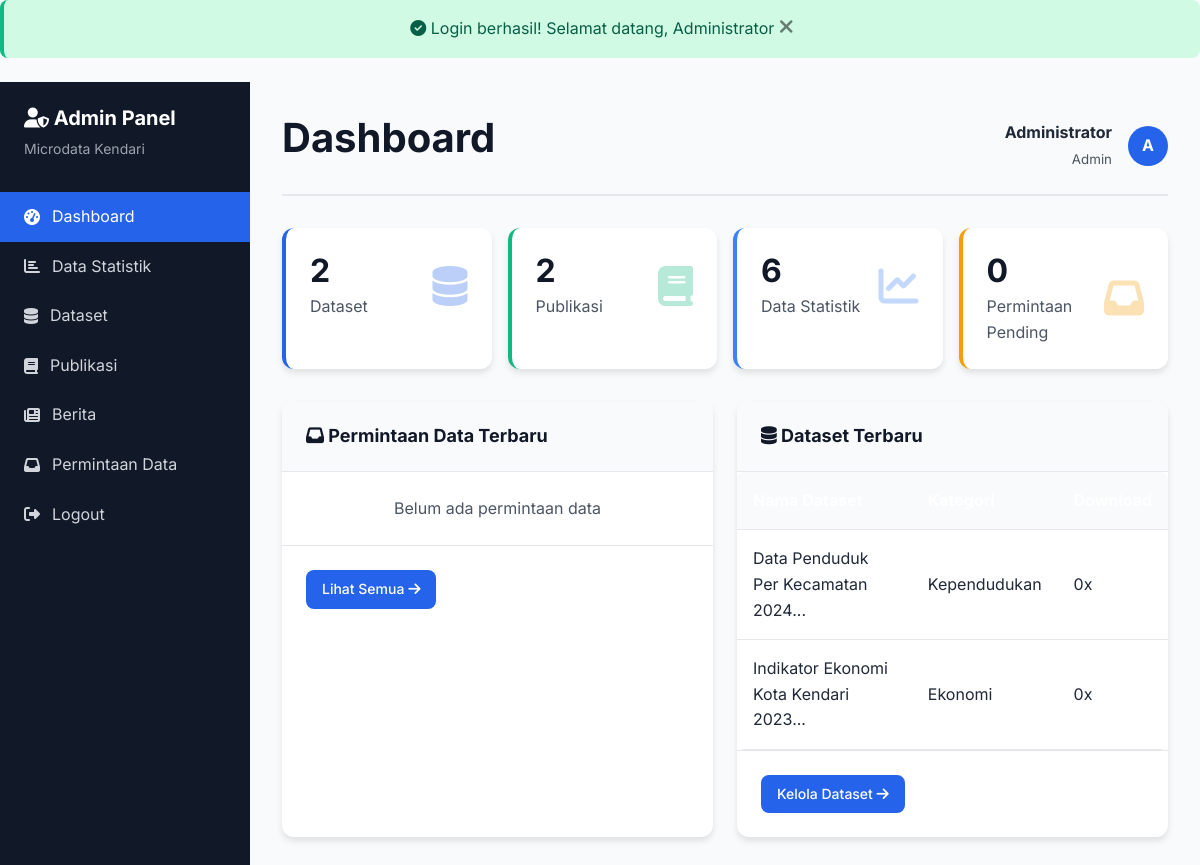
Page /admin/dashboard.php (signed in) on the committed database.
### tables this page shows
CREATE TABLE IF NOT EXISTS dataset (
    id INT AUTO_INCREMENT PRIMARY KEY,
    nama_dataset VARCHAR(255) NOT NULL,
    kategori_id INT NOT NULL,
    sumber VARCHAR(200) NOT NULL,
    metodologi TEXT COMMENT 'Metode pengumpulan data',
    tahun YEAR NOT NULL,
    periode VARCHAR(50),
    deskripsi TEXT,
    file_path VARCHAR(500) NOT NULL,
    file_name VARCHAR(255) NOT NULL,
    file_size INT COMMENT 'Ukuran file dalam bytes',
    file_type VARCHAR(50) COMMENT 'csv, xlsx, json, dll',
    jumlah_baris INT COMMENT 'Jumlah record dalam dataset',
    jumlah_kolom INT COMMENT 'Jumlah variabel/kolom',
    frekuensi_update VARCHAR(50) COMMENT 'Tahunan, Bulanan, Triwulanan',
    lisensi VARCHAR(100) DEFAULT 'Open Data',
    download_count INT DEFAULT 0,
    metadata JSON,
    tags VARCHAR(500) COMMENT 'Tag pencarian, pisahkan dengan koma',
    status ENUM('draft', 'published', 'archived') DEFAULT 'published',
    created_at TIMESTAMP DEFAULT CURRENT_TIMESTAMP,
    updated_at TIMESTAMP DEFAULT CURRENT_TIMESTAMP ON UPDATE CURRENT_TIMESTAMP,
    created_by INT,
    FOREIGN KEY (kategori_id) REFERENCES kategori(id) ON DELETE CASCADE,
    FOREIGN KEY (created_by) REFERENCES users(id) ON DELETE SET NULL,
    INDEX idx_kategori (kategori_id),
    INDEX idx_tahun (tahun),
    INDEX idx_status (status),
    FULLTEXT idx_search (nama_dataset, deskripsi, tags)
);

CREATE TABLE IF NOT EXISTS kategori (
    id INT AUTO_INCREMENT PRIMARY KEY,
    nama_kategori VARCHAR(100) NOT NULL,
    slug VARCHAR(100) NOT NULL UNIQUE,
    deskripsi TEXT,
    icon VARCHAR(50),
    urutan INT DEFAULT 0,
    status ENUM('aktif', 'nonaktif') DEFAULT 'aktif',
    created_at TIMESTAMP DEFAULT CURRENT_TIMESTAMP,
    INDEX idx_slug (slug)
);

### config/database.php (called while the page is built, shortened)
<?php
function formatAngka($number, $decimals = 0) {
    return number_format($number, $decimals, ',', '.');
}
?>

### admin/dashboard.php (the view, shortened to what this page needs)
<?php
require_once __DIR__ . '/../config/database.php';
$db = getDB();
try {
    $stmt = $db->query("CALL sp_get_dashboard_stats()");
    $stats = $stmt->fetch();
    $stmt = $db->query("SELECT * FROM permintaan_data ORDER BY tanggal DESC LIMIT 5");
    $permintaan_terbaru = $stmt->fetchAll();
    $stmt = $db->query("SELECT d.*, k.nama_kategori
                       FROM dataset d
                       JOIN kategori k ON d.kategori_id = k.id
                       ORDER BY d.created_at DESC LIMIT 5");
    $dataset_terbaru = $stmt->fetchAll();
} catch (PDOException $e) {
    error_log("Dashboard error: " . $e->getMessage());
    $stats = [
        'total_dataset' => 0,
        'total_publikasi' => 0,
        'total_data_statistik' => 0,
        'permintaan_pending' => 0,
        'total_download_dataset' => 0,
        'total_download_publikasi' => 0
    ];
    $permintaan_terbaru = [];
    $dataset_terbaru = [];
}
require_once __DIR__ . '/../includes/header.php';
?>
<div class="admin-layout">
    <aside class="admin-sidebar">
        <div class="admin-sidebar-header">
            <h2><i class="fas fa-user-shield"></i> Admin Panel</h2>
            <p style="font-size: 0.875rem; color: var(--gray-400); margin: 0;">Microdata Kendari</p>
        </div>
        <ul class="admin-sidebar-menu">
            <li><a href="/admin/dashboard.php" class="active">
                <i class="fas fa-tachometer-alt"></i> Dashboard
            </a></li>
            <li><a href="/admin/data-manage.php">
                <i class="fas fa-chart-bar"></i> Data Statistik
            </a></li>
            <li><a href="/admin/dataset-manage.php">
                <i class="fas fa-database"></i> Dataset
            </a></li>
            <li><a href="/admin/publikasi-manage.php">
                <i class="fas fa-book"></i> Publikasi
            </a></li>
            <li><a href="/admin/berita-manage.php">
                <i class="fas fa-newspaper"></i> Berita
            </a></li>
            <li><a href="/admin/permintaan-manage.php">
                <i class="fas fa-inbox"></i> Permintaan Data
            </a></li>
            <li><a href="/admin/logout.php">
                <i class="fas fa-sign-out-alt"></i> Logout
            </a></li>
        </ul>
    </aside>
    <main class="admin-content">
        <div class="admin-header">
            <h1>Dashboard</h1>
            <div class="admin-user-info">
                <div style="text-align: right;">
                    <strong><?php echo htmlspecialchars($_SESSION['nama_lengkap']); ?></strong>
                    <br>
                    <small style="color: var(--gray-600);">
                        <?php echo ucfirst($_SESSION['role']); ?>
                    </small>
                </div>
                <div style="width: 40px; height: 40px; background-color: var(--primary-color); color: white; border-radius: 50%; display: flex; align-items: center; justify-content: center; font-weight: bold;">
                    <?php echo strtoupper(substr($_SESSION['nama_lengkap'], 0, 1)); ?>
                </div>
            </div>
        </div>
        <div class="dashboard-stats">
            <div class="stat-box">
                <div style="display: flex; justify-content: space-between; align-items: center;">
                    <div>
                        <h3 style="font-size: 2rem; margin-bottom: 0.25rem;"><?php echo formatAngka($stats['total_dataset']); ?></h3>
                        <p style="color: var(--gray-600); margin: 0;">Dataset</p>
                    </div>
                    <i class="fas fa-database" style="font-size: 2.5rem; color: var(--primary-color); opacity: 0.3;"></i>
                </div>
            </div>
            <div class="stat-box success">
                <div style="display: flex; justify-content: space-between; align-items: center;">
                    <div>
                        <h3 style="font-size: 2rem; margin-bottom: 0.25rem;"><?php echo formatAngka($stats['total_publikasi']); ?></h3>
                        <p style="color: var(--gray-600); margin: 0;">Publikasi</p>
                    </div>
                    <i class="fas fa-book" style="font-size: 2.5rem; color: var(--success-color); opacity: 0.3;"></i>
                </div>
            </div>
            <div class="stat-box info">
                <div style="display: flex; justify-content: space-between; align-items: center;">
                    <div>
                        <h3 style="font-size: 2rem; margin-bottom: 0.25rem;"><?php echo formatAngka($stats['total_data_statistik']); ?></h3>
                        <p style="color: var(--gray-600); margin: 0;">Data Statistik</p>
                    </div>
                    <i class="fas fa-chart-line" style="font-size: 2.5rem; color: var(--info-color); opacity: 0.3;"></i>
                </div>
            </div>
            <div class="stat-box warning">
                <div style="display: flex; justify-content: space-between; align-items: center;">
                    <div>
                        <h3 style="font-size: 2rem; margin-bottom: 0.25rem;"><?php echo formatAngka($stats['permintaan_pending']); ?></h3>
                        <p style="color: var(--gray-600); margin: 0;">Permintaan Pending</p>
                    </div>
                    <i class="fas fa-inbox" style="font-size: 2.5rem; color: var(--warning-color); opacity: 0.3;"></i>
                </div>
            </div>
        </div>
        <div style="display: grid; grid-template-columns: repeat(auto-fit, minmax(400px, 1fr)); gap: 1.5rem;">
            <div class="card">
                <div class="card-header">
                    <h3 style="margin: 0; font-size: 1.125rem;">
                        <i class="fas fa-inbox"></i> Permintaan Data Terbaru
                    </h3>
                </div>
                <div class="card-body" style="padding: 0;">
                    <?php if (empty($permintaan_terbaru)): ?>
                    <p style="padding: 1.5rem; color: var(--gray-600); text-align: center; margin: 0;">
                        Belum ada permintaan data
                    </p>
                    <?php endif; ?>
                </div>
                <div class="card-footer">
                    <a href="/admin/permintaan-manage.php" class="btn btn-primary btn-sm">
                        Lihat Semua <i class="fas fa-arrow-right"></i>
                    </a>
                </div>
            </div>
            <div class="card">
                <div class="card-header">
                    <h3 style="margin: 0; font-size: 1.125rem;">
                        <i class="fas fa-database"></i> Dataset Terbaru
                    </h3>
                </div>
                <div class="card-body" style="padding: 0;">
                    <?php if (empty($dataset_terbaru)): ?>
                    <p style="padding: 1.5rem; color: var(--gray-600); text-align: center; margin: 0;">
                        Belum ada dataset
                    </p>
                    <?php else: ?>
                    <table style="margin: 0;">
                        <thead style="background-color: var(--gray-100);">
                            <tr>
                                <th>Nama Dataset</th>
                                <th>Kategori</th>
                                <th>Download</th>
                            </tr>
                        </thead>
                        <tbody>
                            <?php foreach ($dataset_terbaru as $ds): ?>
                            <tr>
                                <td><?php echo htmlspecialchars(substr($ds['nama_dataset'], 0, 40)); ?>...</td>
                                <td><?php echo htmlspecialchars($ds['nama_kategori']); ?></td>
                                <td><?php echo formatAngka($ds['download_count']); ?>x</td>
                            </tr>
                            <?php endforeach; ?>
                        </tbody>
                    </table>
                    <?php endif; ?>
                </div>
                <div class="card-footer">
                    <a href="/admin/dataset-manage.php" class="btn btn-primary btn-sm">
                        Kelola Dataset <i class="fas fa-arrow-right"></i>
                    </a>
                </div>
            </div>
        </div>
    </main>
</div>
</body>
</html>

### assets/css/style.css (style rules this page uses)
:root { --primary-color: #2563eb; --primary-dark: #1e40af; --secondary-color: #10b981; --accent-color: #f59e0b; --dark-color: #1f2937; --light-color: #f3f4f6; --white: #ffffff; --gray-100: #f9fafb; --gray-200: #e5e7eb; --gray-300: #d1d5db; --gray-400: #9ca3af; --gray-500: #6b7280; --gray-600: #4b5563; --gray-700: #374151; --gray-800: #1f2937; --gray-900: #111827; --success-color: #10b981; --error-color: #ef4444; --warning-color: #f59e0b; --info-color: #3b82f6; --font-primary: 'Inter', -apple-system, BlinkMacSystemFont, 'Segoe UI', sans-serif; --font-size-base: 16px; --font-size-sm: 14px; --font-size-lg: 18px; --font-size-xl: 20px; --line-height-base: 1.6; --spacing-xs: 0.5rem; --spacing-sm: 1rem; --spacing-md: 1.5rem; --spacing-lg: 2rem; --spacing-xl: 3rem; --radius-sm: 4px; --radius-md: 8px; --radius-lg: 12px; --radius-xl: 16px; --shadow-sm: 0 1px 2px rgba(0, 0, 0, 0.05); --shadow-md: 0 4px 6px rgba(0, 0, 0, 0.1); --shadow-lg: 0 10px 15px rgba(0, 0, 0, 0.1); --shadow-xl: 0 20px 25px rgba(0, 0, 0, 0.15); --transition-base: all 0.3s ease; }
* { margin: 0; padding: 0; box-sizing: border-box; }
html { scroll-behavior: smooth; }
body { font-family: var(--font-primary); font-size: var(--font-size-base); line-height: var(--line-height-base); color: var(--gray-800); background-color: var(--gray-100); }
h1, h2, h3, h4, h5, h6 { font-weight: 700; line-height: 1.2; margin-bottom: var(--spacing-sm); color: var(--gray-900); }
h1 { font-size: 2.5rem; }
h2 { font-size: 2rem; }
h3 { font-size: 1.75rem; }
p { margin-bottom: var(--spacing-sm); }
a { color: var(--primary-color); text-decoration: none; transition: var(--transition-base); }
.btn { display: inline-block; padding: 0.75rem 1.5rem; font-size: var(--font-size-base); font-weight: 500; text-align: center; border: none; border-radius: var(--radius-md); cursor: pointer; transition: var(--transition-base); text-decoration: none; }
.btn-primary { background-color: var(--primary-color); color: var(--white); }
.btn-sm { padding: 0.5rem 1rem; font-size: var(--font-size-sm); }
.card { background-color: var(--white); border-radius: var(--radius-lg); box-shadow: var(--shadow-md); overflow: hidden; transition: var(--transition-base); }
.card-header { padding: var(--spacing-md); background-color: var(--gray-100); border-bottom: 1px solid var(--gray-200); }
.card-body { padding: var(--spacing-md); }
.card-footer { padding: var(--spacing-md); background-color: var(--gray-50); border-top: 1px solid var(--gray-200); }
table { width: 100%; border-collapse: collapse; background-color: var(--white); border-radius: var(--radius-md); overflow: hidden; }
thead { background-color: var(--primary-color); color: var(--white); }
th, td { padding: 1rem; text-align: left; border-bottom: 1px solid var(--gray-200); }

### admin/dashboard.php (style rules this page uses)
.admin-layout { display: flex; min-height: 100vh; }
.admin-sidebar { width: 250px; background-color: var(--gray-900); color: white; padding: 1.5rem 0; }
.admin-sidebar-header { padding: 0 1.5rem; margin-bottom: 2rem; }
.admin-sidebar-header h2 { color: white; font-size: 1.25rem; margin-bottom: 0.5rem; }
.admin-sidebar-menu { list-style: none; }
.admin-sidebar-menu a { display: flex; align-items: center; gap: 0.75rem; padding: 0.75rem 1.5rem; color: var(--gray-300); text-decoration: none; transition: var(--transition-base); }
.admin-sidebar-menu a:hover, .admin-sidebar-menu a.active { background-color: var(--primary-color); color: white; }
.admin-content { flex: 1; padding: 2rem; background-color: var(--gray-100); }
.admin-header { display: flex; justify-content: space-between; align-items: center; margin-bottom: 2rem; padding-bottom: 1rem; border-bottom: 2px solid var(--gray-200); }
.admin-user-info { display: flex; align-items: center; gap: 1rem; }
.dashboard-stats { display: grid; grid-template-columns: repeat(auto-fit, minmax(200px, 1fr)); gap: 1rem; margin-bottom: 2rem; }
.stat-box { background: white; padding: 1.5rem; border-radius: var(--radius-lg); box-shadow: var(--shadow-md); border-left: 4px solid var(--primary-color); }
.stat-box.warning { border-left-color: var(--warning-color); }
.stat-box.success { border-left-color: var(--success-color); }
.stat-box.info { border-left-color: var(--info-color); }

### rows in the picture
dataset: nama_dataset "Data Penduduk Per Kecamatan 2024", kategori.nama_kategori "Kependudukan", download_count "0"
dataset: nama_dataset "Indikator Ekonomi Kota Kendari 2023", kategori.nama_kategori "Ekonomi", download_count "0"

### other values in the picture
$flash['message'] "Login berhasil! Selamat datang, Administrator"
$_SESSION['nama_lengkap'] "Administrator"
$_SESSION['role'] "Admin"
substr($_SESSION['nama_lengkap'], 0, 1) "A"
formatAngka($stats['total_dataset']) "2"
formatAngka($stats['total_publikasi']) "2"
formatAngka($stats['total_data_statistik']) "6"
formatAngka($stats['permintaan_pending']) "0"
